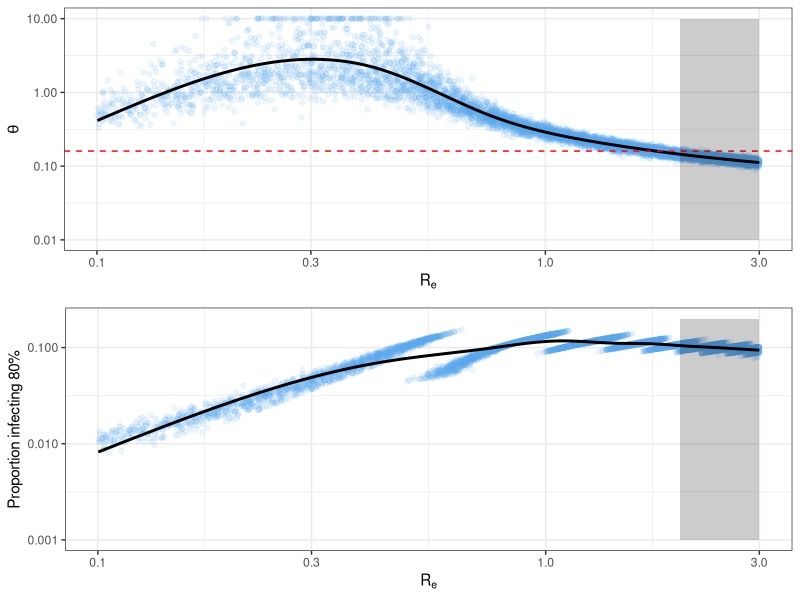

This figure's R source: (Note: a time limit stopped this script after it produced the figure.)
## ---- chunk 1
  knitr::opts_chunk$set(echo = TRUE)
  
  require(tidyverse)
  require(gridExtra)

  country.dat <- read.csv("data/WHOSitrepTable2_20200211.csv")
  country.dat <- country.dat %>% 
                 mutate(total.cases = confirmed - cases.unknown) %>% 
                 filter(total.cases>0)

## ---- chunk 2
nreps = 10000

## Generate datasets from known number of cases (total + assumed local transmission in each country)
sim_data <- function(nreps, ntotal.vec, nlocal.vec){
  tmp <- matrix(rep(0, nreps), nrow=1)
  for(i in 1:length(ntotal.vec)){
    tmp <- rbind(tmp, rmultinom(nreps, nlocal.vec[i], rep(1/ntotal.vec[i], ntotal.vec[i])))
  }
  return(tmp[-1,])
}
 
tmp.dat <- sim_data(nreps, country.dat$total.cases, country.dat$cases.outside)

## ---- chunk 3

## likelihood function for theta to optimize
to_optim <- function(theta, R0, data) {
  -sum(dnbinom(x=data, size=theta,  mu=R0, log = TRUE))
}

## optimization function
do_optim <- function(R0, data) {
  return(optimize(to_optim,c(0,5000),R0=R0, data=data)$minimum)
}


## Calculate proportion to infect some percentage of the population given
## Re and theta.
getPropInfected <- Vectorize(function(Re,theta,target.prop=0.80) {
    max.x <- 5000
    tmp <- dnbinom(1:max.x, mu=Re, size=theta) * 1:max.x
    tmp2 <- rev(cumsum(rev(tmp)))/sum(tmp)
    rc<-1-pnbinom(which.min(abs(tmp2-target.prop)), mu=Re, size=theta)
    return(rc)
  
})


## ---- chunk 4

# fitting to simulated data
#Now wrappering in  functions. First generate data
make_dat <- function(nreps, tmp.dat) {
  # theta MLE for each pair of simulated data + randomly drawn Re
  Rvec <- runif(nreps, 0.1, 3)
  
  tmp <- vector(length=nreps)
  tmp_sars <- vector(length=nreps)
  tmp_R2 <- vector(length=nreps)
  for(i in 1:nreps){
    tmp[i] <- do_optim(Rvec[i], data = tmp.dat[,i]) #optimal theta for random R
    tmp_R2[i] < do_optim(2, data=tmp.dat[,i]) # optimal theta for R=2
  }
  
  dat <- data.frame(Rvec, 
                    theta = tmp, 
                    p80 = getPropInfected(Rvec, tmp))
  return(dat)
  
}

dat<-make_dat(nreps, tmp.dat)
  
make_figs <- function(dat) {
  p1 <- ggplot(dat%>%mutate(theta=ifelse(theta>10,10, theta)) , aes(x=Rvec, y=theta)) +
    geom_point(col='steelblue2', alpha=0.1) +
    geom_smooth(col='black') +
    scale_x_log10() +
    scale_y_log10() +
    theme_bw() + 
    geom_hline(yintercept = .16, lty=2, color="red" ) +
    geom_rect(data=dat[1,], aes(xmin=2,xmax=3, ymin=0.01, ymax=10),fill="black", alpha=.2) +
    xlab(expression(R[e])) +
    ylab(expression(theta))
  
  
  p2 <- ggplot(dat, aes(x=Rvec, y=p80)) +
    geom_point(col='steelblue2', alpha=0.1) +
    geom_smooth(col='black') +
    scale_x_log10() +
    scale_y_log10() + theme_bw() +
    geom_rect(data=dat[1,], aes(xmin=2,xmax=3, ymin=0.001, ymax=0.2),fill="black", alpha=.2) +
    ylab("Proportion infecting 80%") +
    xlab(expression(R[e]))
  
  return(grid.arrange(p1, p2,
                      ncol=1))
}

make_figs(dat)
## ---- chunk 5

inf80_R2to3 <- dat %>% filter(Rvec>=2 & Rvec<=3) 
inf80_Rp5to1 <- dat %>% filter(Rvec>=0.5 & Rvec<=1) 

## ---- chunk 6
## Read in updated country data. 
country.dat2 <- read.csv("data/WHOSitrepTable2_20200215.csv")
country.dat2 <- country.dat2 %>% 
                 mutate(total.cases = confirmed - cases.unknown) %>% 
                 filter(total.cases>0) 

tmp.dat2<- sim_data(nreps, country.dat2$total.cases, country.dat2$cases.outside)

dat2 <- make_dat(nreps, tmp.dat2)
make_figs(dat2)


inf80_R2to3_2 <- dat2 %>% filter(Rvec>=2 & Rvec<=3) 
inf80_Rp5to1_2 <- dat2 %>% filter(Rvec>=0.5 & Rvec<=1) 
